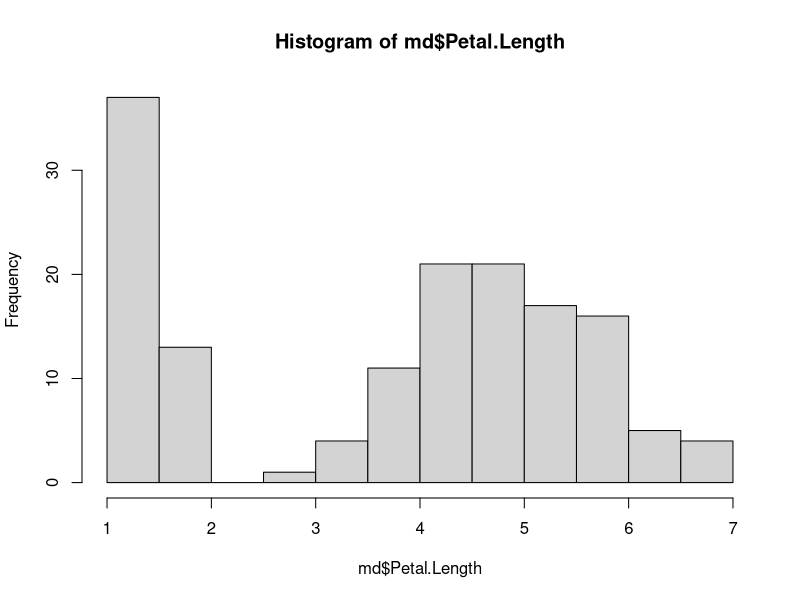
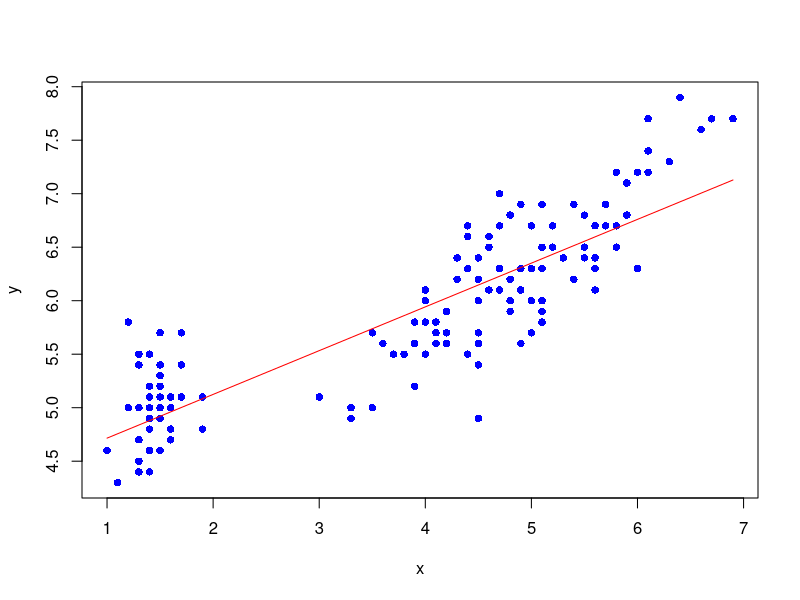

The R script that drew these images, in order: (Note: this script raises an error after producing the figures.)
#Codigo para problema 2
md <- iris
mean(md$Petal.Length)
sd(md$Petal.Length) #desviación típica
hist(md$Petal.Length) #hisotgrama
x<-md$Petal.Length
y<-md$Sepal.Length
m<- sum((x-mean(x))*(y-mean(y)))/sum((x-mean(x))^2) #formula m regresion lineal min cuad
b<-mean(y)-mean(x) #formula b regresion lineal min cuad
mod<- lm(y~x) #per ajustar models de regressio lineal(et calcula m i b)
summary(mod) #resumen estadistico del modelo de regresion lineal
ypredict <- predict(mod, data.frame(x=x)) #asignar prediccio de y mitjançant la recta de regressió lineal
plot(x,y, col='blue',pch=16)#plot dels punts en blau i no buits
lines(x, ypredict,col='red') #dibuixar linea
R^2<- sum((ypredict-mean(y))^2)/sum((y-mean(y))^2) #Coef de determinacion (error de la recta de regresion)

